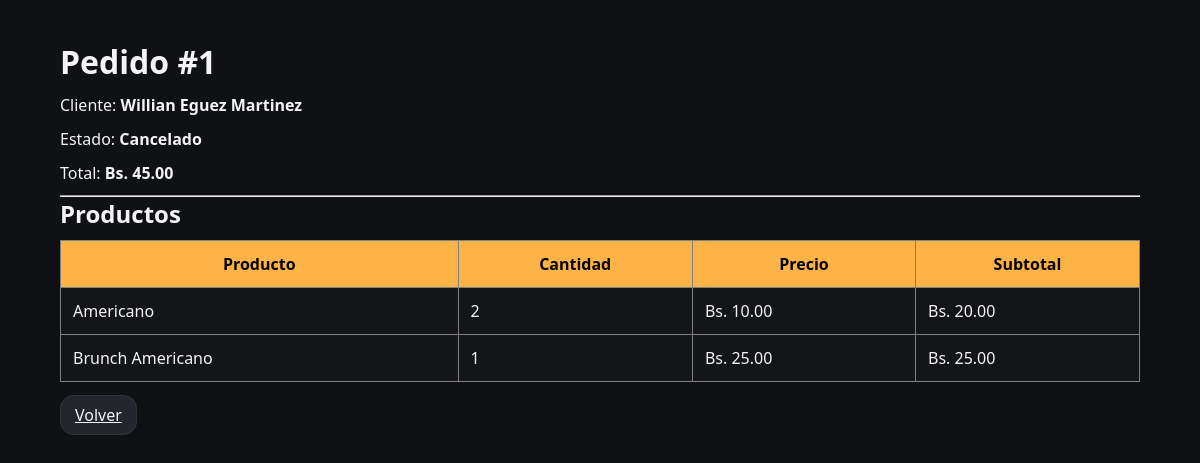
The page /admin/ver_pedido.php?id=1 (signed in) on the database its author committed.
### tables this page shows
CREATE TABLE `pedidos` (
  `id_pedido` int(11) NOT NULL,
  `id_usuario` int(11) NOT NULL,
  `tipo_pedido` enum('Mesa','Delivery') NOT NULL,
  `numero_mesa` varchar(10) DEFAULT NULL,
  `direccion` varchar(255) DEFAULT NULL,
  `total` decimal(10,2) NOT NULL,
  `estado` enum('Pendiente','Preparando','Entregado','Cancelado') DEFAULT 'Pendiente',
  `fecha_pedido` datetime DEFAULT current_timestamp()
);

CREATE TABLE `usuarios` (
  `id_usuario` int(11) NOT NULL,
  `nombre` varchar(100) NOT NULL,
  `correo` varchar(100) NOT NULL,
  `password` varchar(255) NOT NULL,
  `telefono` varchar(20) DEFAULT NULL,
  `id_rol` int(11) NOT NULL,
  `fecha_registro` datetime DEFAULT current_timestamp()
);

CREATE TABLE `detalle_pedido` (
  `id_detalle` int(11) NOT NULL,
  `id_pedido` int(11) NOT NULL,
  `id_producto` int(11) NOT NULL,
  `cantidad` int(11) NOT NULL,
  `precio_unitario` decimal(10,2) NOT NULL,
  `subtotal` decimal(10,2) NOT NULL
);

CREATE TABLE `productos` (
  `id_producto` int(11) NOT NULL,
  `nombre` varchar(150) NOT NULL,
  `descripcion` text DEFAULT NULL,
  `precio` decimal(10,2) NOT NULL,
  `imagen` varchar(255) DEFAULT NULL,
  `id_categoria` int(11) NOT NULL,
  `estado` tinyint(1) DEFAULT 1
);

### admin/ver_pedido.php (the view, shortened to what this page needs)
<?php
require_once("../config/conexion.php");
$idPedido = intval($_GET["id"]);
$sqlPedido = "SELECT
                p.*,
                u.nombre
              FROM pedidos p
              INNER JOIN usuarios u
              ON p.id_usuario = u.id_usuario
              WHERE p.id_pedido = ?";
$stmt = mysqli_prepare(
    $conexion,
    $sqlPedido
);
mysqli_stmt_bind_param(
    $stmt,
    "i",
    $idPedido
);
mysqli_stmt_execute($stmt);
$resultado =
mysqli_stmt_get_result($stmt);
$pedido =
mysqli_fetch_assoc($resultado);
$sqlDetalle = "SELECT
                    d.*,
                    p.nombre
               FROM detalle_pedido d
               INNER JOIN productos p
               ON d.id_producto = p.id_producto
               WHERE d.id_pedido = ?";
$stmtDetalle =
mysqli_prepare(
    $conexion,
    $sqlDetalle
);
mysqli_stmt_bind_param(
    $stmtDetalle,
    "i",
    $idPedido
);
mysqli_stmt_execute(
    $stmtDetalle
);
$detalle =
mysqli_stmt_get_result(
    $stmtDetalle
);
?>
<!DOCTYPE html>
<html lang="es">
<head>
<link
rel="stylesheet"
href="../css/styles.css">
</head>
<body>
<main>
<h1>
Pedido #<?php echo $pedido["id_pedido"]; ?>
</h1>
<p>
Cliente:
<strong>
<?php echo $pedido["nombre"]; ?>
</strong>
</p>
<p>
Estado:
<strong>
<?php echo $pedido["estado"]; ?>
</strong>
</p>
<p>
Total:
<strong>
Bs.
<?php echo number_format($pedido["total"],2); ?>
</strong>
</p>
<hr>
<h2>
Productos
</h2>
<table
border="1"
cellpadding="10">
<tr>
<th>Producto</th>
<th>Cantidad</th>
<th>Precio</th>
<th>Subtotal</th>
</tr>
<?php
while (
    $fila =
    mysqli_fetch_assoc($detalle)
)
{
?>
<tr>
<td>
<?php echo $fila["nombre"]; ?>
</td>
<td>
<?php echo $fila["cantidad"]; ?>
</td>
<td>
Bs.
<?php echo number_format($fila["precio_unitario"],2); ?>
</td>
<td>
Bs.
<?php echo number_format($fila["subtotal"],2); ?>
</td>
</tr>
<?php
}
?>
</table>
<br>
<a
href="pedidos.php"
class="btn">
Volver
</a>
</main>
</body>
</html>

### css/styles.css (style rules this page uses)
* { margin: 0; padding: 0; box-sizing: border-box; }
html, body { width: 100%; min-height: 100%; background: var(--bg); color: var(--text); font-family: 'Segoe UI', sans-serif; overflow-x: hidden; }
:root { --bg: #0f1115; --card: #141518; --text: #f4f4f6; --muted: #9aa0a6; --primary: #ffb347; --radius: 14px; --transition: 0.25s ease; }
main { width: 100%; padding: 40px 5%; }
h1, h2, h3, h4 { margin-bottom: 10px; }
p { margin-bottom: 10px; line-height: 1.5; }
.btn { padding: 8px 14px; border-radius: var(--radius); border: 1px solid #333; background: #24262d; color: var(--text); cursor: pointer; transition: var(--transition); }
table { width:100%; border-collapse:collapse; background:#141518; }
table th { background:#ffb347; color:#000; padding:12px; }
table td { padding:12px; }
main { max-width:1200px; margin:auto; }

### rows shown on the page
pedidos: id_pedido "1", id_usuario.nombre "Willian Eguez Martinez", estado "Cancelado", total "45.00"
detalle_pedido: id_producto.nombre "Americano", cantidad "2", precio_unitario "10.00", subtotal "20.00"
detalle_pedido: id_producto.nombre "Brunch Americano", cantidad "1", precio_unitario "25.00", subtotal "25.00"
